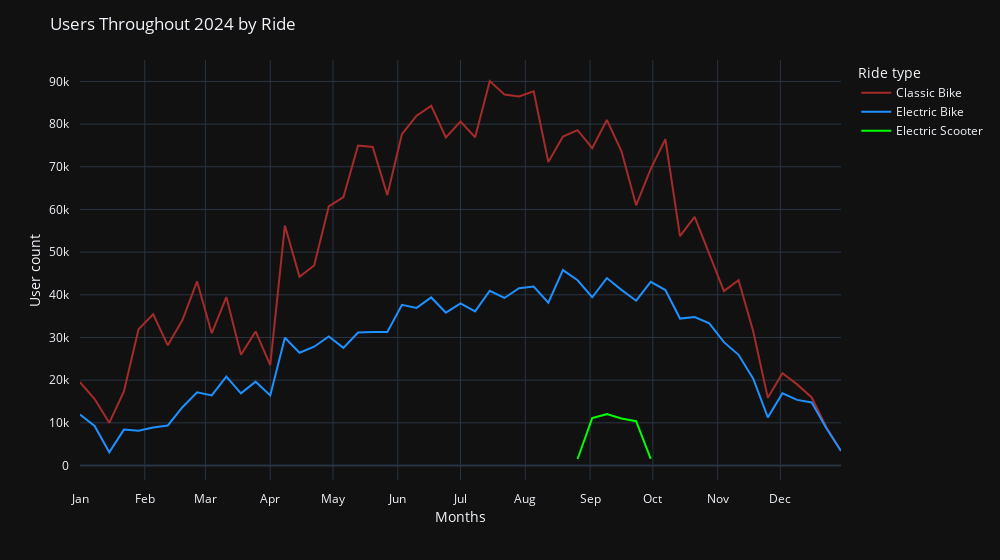

The cell this chart's notebook holds for it:
### Code cell
legend_name = {
    'classic_bike': 'Classic Bike',
    'electric_bike': 'Electric Bike',
    'electric_scooter': 'Electric Scooter'
}

ride_year_line = px.line(
    ride_year_count_df,
    x='week_start',
    y='count',
    color='rideable_type',
    width=1000,
    template='plotly_dark',
    color_discrete_sequence=['brown', 'dodgerblue', 'lime'],
)

ride_year_line.update_layout(
    xaxis_title='Months', 
    yaxis_title='User count', 
    title='Users Throughout 2024 by Ride',
    legend_title_text='Ride type',
    yaxis=dict(
        range=[0, None],
        dtick=10000,
        side='left'
    ),
    xaxis=dict(
        dtick="M1",
        tickformat="%b",
    ),
    margin=dict(
        pad=10
    ),
)

ride_year_line.for_each_trace(lambda x: x.update(name=legend_name[x.name]))

ride_year_line.show()

### Figure 1 — Plotly figure (JSON) as saved in the notebook; plotly's stock layout.template omitted (floating-point values rounded to 4 significant figures)
{"data": [{"hovertemplate": "rideable_type=classic_bike<br>week_start=%{x}<br>count=%{y}<extra></extra>", "legendgroup": "classic_bike", "line": {"color": "brown", "dash": "solid"}, "marker": {"symbol": "circle"}, "mode": "lines", "name": "Classic Bike", "orientation": "v", "showlegend": true, "type": "scatter", "x": ["2024-01-01", "2024-01-08", "2024-01-15", "2024-01-22", "2024-01-29", "2024-02-05", "2024-02-12", "2024-02-19", "2024-02-26", "2024-03-04", "2024-03-11", "2024-03-18", "2024-03-25", "2024-04-01", "2024-04-08", "2024-04-15", "2024-04-22", "2024-04-29", "2024-05-06", "2024-05-13", "2024-05-20", "2024-05-27", "2024-06-03", "2024-06-10", "2024-06-17", "2024-06-24", "2024-07-01", "2024-07-08", "2024-07-15", "2024-07-22", "2024-07-29", "2024-08-05", "2024-08-12", "2024-08-19", "2024-08-26", "2024-09-02", "2024-09-09", "2024-09-16", "2024-09-23", "2024-09-30", "2024-10-07", "2024-10-14", "2024-10-21", "2024-10-28", "2024-11-04", "2024-11-11", "2024-11-18", "2024-11-25", "2024-12-02", "2024-12-09", "2024-12-16", "2024-12-23", "2024-12-30"], "xaxis": "x", "y": [19518, 15576, 10005, 17353, 31903, 35420, 28158, 34087, 43133, 30981, 39458, 25933, 31410, 23527, 56228, 44236, 46880, 60704, 62868, 74991, 74662, 63364, 77663, 81987, 84277, 76896, 80620, 76924, 90100, 86953, 86479, 87661, 71116, 77070, 78578, 74351, 80972, 73630, 60961, 69512, 76450, 53744, 58245, 49323, 40850, 43406, 31458, 15855, 21633, 19007, 15940, 8975, 3445], "yaxis": "y"}, {"hovertemplate": "rideable_type=electric_bike<br>week_start=%{x}<br>count=%{y}<extra></extra>", "legendgroup": "electric_bike", "line": {"color": "dodgerblue", "dash": "solid"}, "marker": {"symbol": "circle"}, "mode": "lines", "name": "Electric Bike", "orientation": "v", "showlegend": true, "type": "scatter", "x": ["2024-01-01", "2024-01-08", "2024-01-15", "2024-01-22", "2024-01-29", "2024-02-05", "2024-02-12", "2024-02-19", "2024-02-26", "2024-03-04", "2024-03-11", "2024-03-18", "2024-03-25", "2024-04-01", "2024-04-08", "2024-04-15", "2024-04-22", "2024-04-29", "2024-05-06", "2024-05-13", "2024-05-20", "2024-05-27", "2024-06-03", "2024-06-10", "2024-06-17", "2024-06-24", "2024-07-01", "2024-07-08", "2024-07-15", "2024-07-22", "2024-07-29", "2024-08-05", "2024-08-12", "2024-08-19", "2024-08-26", "2024-09-02", "2024-09-09", "2024-09-16", "2024-09-23", "2024-09-30", "2024-10-07", "2024-10-14", "2024-10-21", "2024-10-28", "2024-11-04", "2024-11-11", "2024-11-18", "2024-11-25", "2024-12-02", "2024-12-09", "2024-12-16", "2024-12-23", "2024-12-30"], "xaxis": "x", "y": [11940, 9269, 3084, 8410, 8157, 8892, 9377, 13663, 17132, 16417, 20836, 16920, 19640, 16415, 29940, 26423, 27830, 30247, 27566, 31181, 31278, 31283, 37655, 36940, 39381, 35806, 38000, 36101, 40951, 39260, 41551, 41931, 38163, 45781, 43405, 39428, 43922, 41153, 38621, 43047, 41122, 34428, 34785, 33296, 28897, 25938, 20340, 11277, 16914, 15370, 14788, 8705, 3386], "yaxis": "y"}, {"hovertemplate": "rideable_type=electric_scooter<br>week_start=%{x}<br>count=%{y}<extra></extra>", "legendgroup": "electric_scooter", "line": {"color": "lime", "dash": "solid"}, "marker": {"symbol": "circle"}, "mode": "lines", "name": "Electric Scooter", "orientation": "v", "showlegend": true, "type": "scatter", "x": ["2024-08-26", "2024-09-02", "2024-09-09", "2024-09-16", "2024-09-23", "2024-09-30"], "xaxis": "x", "y": [1523, 11109, 12030, 10999, 10383, 1573], "yaxis": "y"}], "layout": {"legend": {"title": {"text": "Ride type"}, "tracegroupgap": 0}, "margin": {"pad": 10, "t": 60}, "title": {"text": "Users Throughout 2024 by Ride"}, "width": 1000, "xaxis": {"anchor": "y", "domain": [0, 1], "dtick": "M1", "tickformat": "%b", "title": {"text": "Months"}}, "yaxis": {"anchor": "x", "domain": [0, 1], "dtick": 10000, "range": [0, null], "side": "left", "title": {"text": "User count"}}}}
